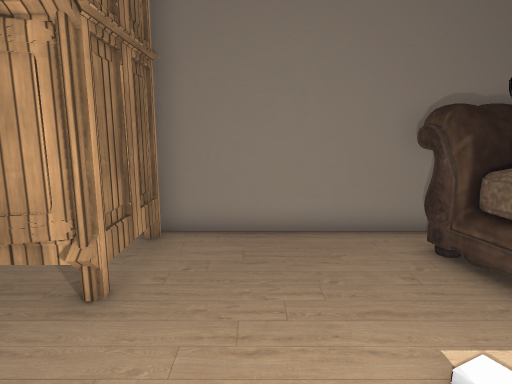
View 1 (above)

15 first-person views from a walk through a scene from a Unity 3-D project. The camera is 1.3 m above the floor, tilts 10° down and sees 75° across. The floor is counted in squares, 0.5 m on a side. Each view is taken from the middle of a square. On the plan, view 1 faces up. The plan holds only what a view shows up to about 20 squares ahead; the rest is blank. The player is left out. Some surface patterns are stand-ins.

View 2
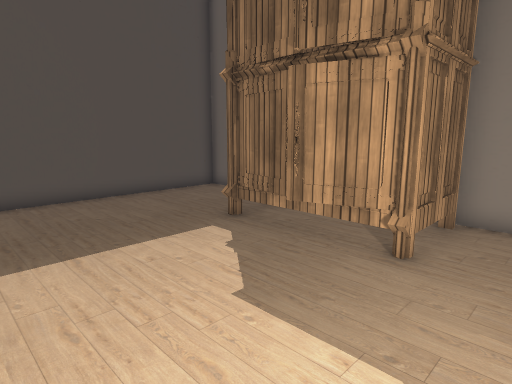

View 3
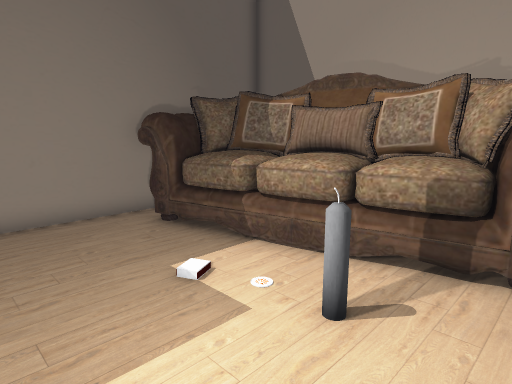

View 4
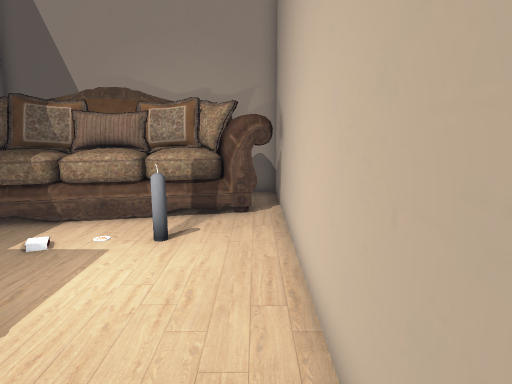

View 5
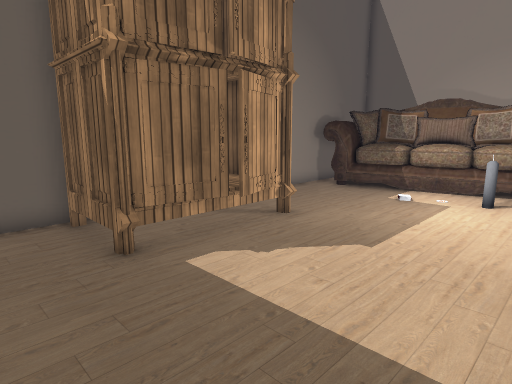

View 6
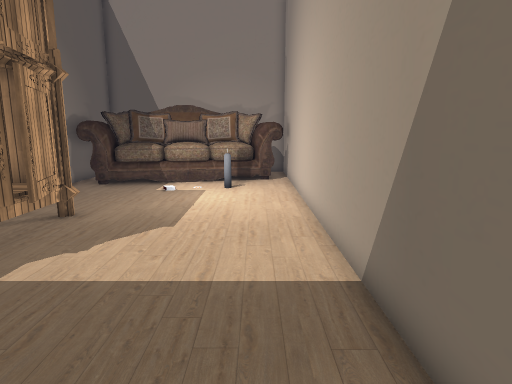

View 7
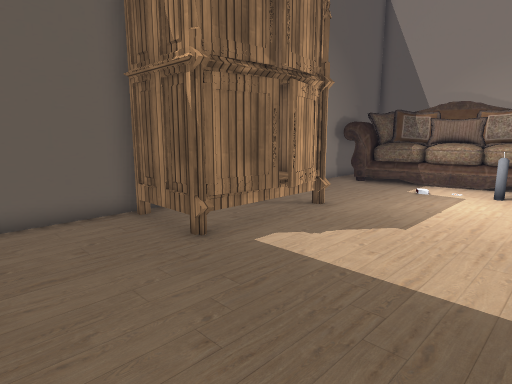

View 8
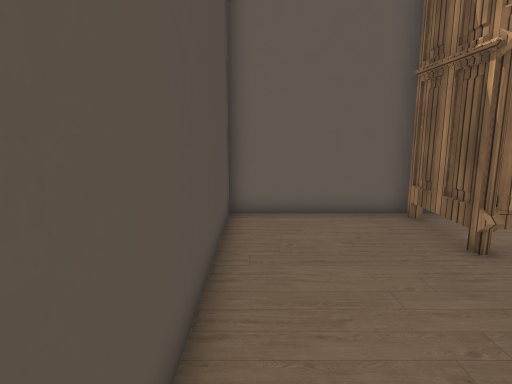

View 9
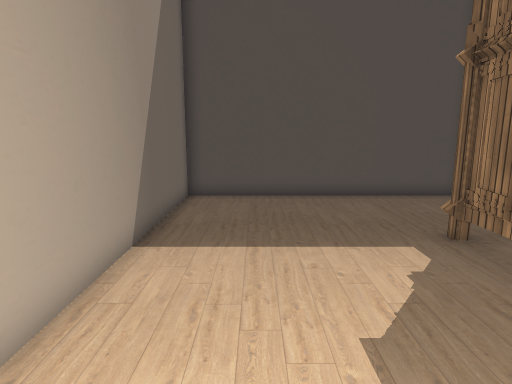

View 10
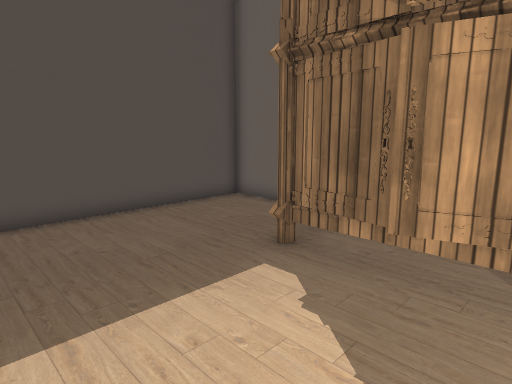

View 11
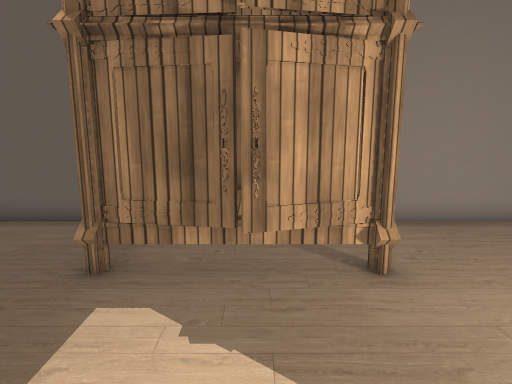

View 12
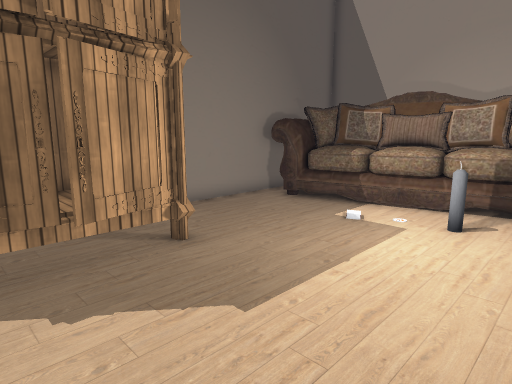

View 13
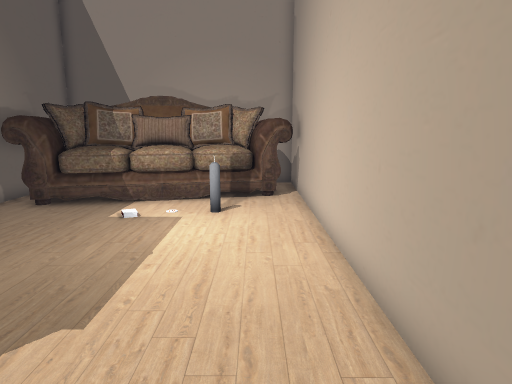

View 14
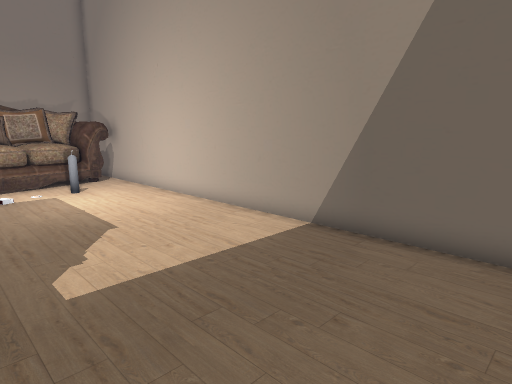

View 15
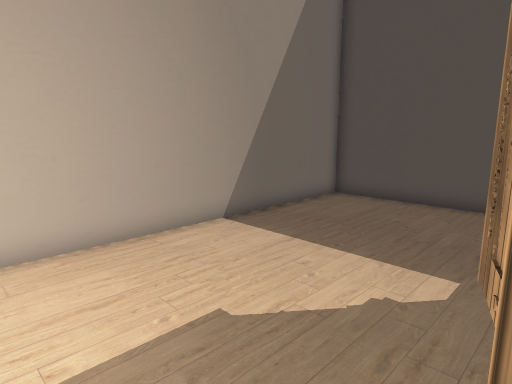

### Floor plan
Key: @ floor where view 1 was taken; # wall or solid block; . main floor; : floor 0.5 m higher than the main floor; + floor 1 m higher than the main floor; C cabinet; S sofa; A candle; O other object.
Columns run from 14 left of view 1 to 8 right of it. Each row starts with its distance up from view 1.
  9 #######    ############
  8 #.....#CCCCC#.....SSS
  7 #.....C::::C#.....SSSS
  6 #.....C::::C#.....SSSS
  5 #.....#CCCCC#.....SSSSS
  4 #........C.........O SS
  3 #..................SSSS
  2 #..................SSSS
  1 #..................S+SS
  0 #.............@..A.SSSS
 -1 #...................SSS
 -2 #...................S
 -3 #######################

Where each view was taken, in squares from view 1:
view 1: 0 up, 0 right, facing up
view 2: 2 down, 0 right, facing up-left
view 3: 2 down, 1 left, facing up-right
view 4: 2 down, 5 left, facing right
view 5: 2 down, 11 left, facing up-right
view 6: 1 down, 13 left, facing right
view 7: 2 down, 13 left, facing up-right
view 8: 2 down, 13 left, facing up
view 9: 0 up, 0 right, facing left
view 10: 1 down, 3 left, facing up-left
view 11: 1 down, 5 left, facing up
view 12: 2 down, 7 left, facing up-right
view 13: 1 down, 8 left, facing right
view 14: 5 up, 13 left, facing down-right
view 15: 5 up, 1 left, facing down-left
